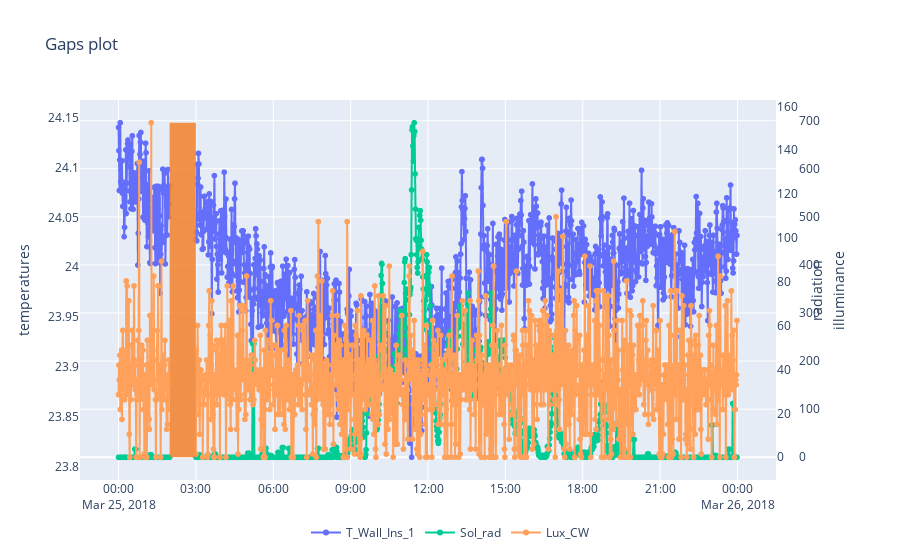

This figure's notebook cell:
### Markdown cell above
The plotting method <code>plot_gaps</code> can be used to visualize where the gap happened.

This dataset holds a lot of values, sol we just plot the entry <code>'T_int_1'</code> that is supposed to have the more gaps

We are interested in gaps lasting more than 15 minutes.

### Code cell
import datetime as dt
my_data.plot_gaps(
    cols=['T_Wall_Ins_1', 'Sol_rad', 'Lux_CW'],
    begin='2018-03-25',
    end='2018-03-25',
    gaps_timestep=dt.timedelta(minutes=15),
    transformers_list=["ANOMALIES"]
)

### Figure 1 — Plotly figure (JSON) as saved in the notebook; plotly's stock layout.template omitted (floating-point values rounded to 4 significant figures; data arrays with more than 128 entries replaced by an {"elided": "..."} marker saying what was removed)
{"data": [{"mode": "lines+markers", "name": "T_Wall_Ins_1", "x": {"elided": "1440 str values"}, "y": {"elided": "1440 float values"}, "yaxis": "y", "type": "scattergl"}, {"fill": "toself", "fillcolor": "rgba(243, 132, 48 , 0.5)", "mode": "none", "showlegend": false, "x": ["2018-03-25T01:59:00", "2018-03-25T01:59:00", "2018-03-25T03:00:00", "2018-03-25T03:00:00"], "y": [23.81, 24.14, 24.14, 23.81], "yaxis": "y", "type": "scattergl"}, {"mode": "lines+markers", "name": "Sol_rad", "x": {"elided": "1440 str values"}, "y": {"elided": "1440 float values"}, "yaxis": "y2", "type": "scattergl"}, {"fill": "toself", "fillcolor": "rgba(243, 132, 48 , 0.5)", "mode": "none", "showlegend": false, "x": ["2018-03-25T01:59:00", "2018-03-25T01:59:00", "2018-03-25T03:00:00", "2018-03-25T03:00:00"], "y": [0.0, 152.5, 152.5, 0.0], "yaxis": "y2", "type": "scattergl"}, {"mode": "lines+markers", "name": "Lux_CW", "x": {"elided": "1440 str values"}, "y": {"elided": "1440 float values"}, "yaxis": "y3", "type": "scattergl"}, {"fill": "toself", "fillcolor": "rgba(243, 132, 48 , 0.5)", "mode": "none", "showlegend": false, "x": ["2018-03-25T01:59:00", "2018-03-25T01:59:00", "2018-03-25T03:00:00", "2018-03-25T03:00:00"], "y": [0.0, 695.7, 695.7, 0.0], "yaxis": "y3", "type": "scattergl"}], "layout": {"yaxis2": {"title": {"text": "radiation"}, "side": "right", "position": 0.94}, "yaxis3": {"title": {"text": "illuminance"}, "side": "right", "position": 0.97}, "yaxis": {"title": {"text": "temperatures"}}, "title": {"text": "Gaps plot"}, "legend": {"orientation": "h", "yanchor": "top", "y": -0.1, "xanchor": "center", "x": 0.5}, "xaxis": {"domain": [0, 0.94]}, "yaxis4": {"position": 1.0}}}
